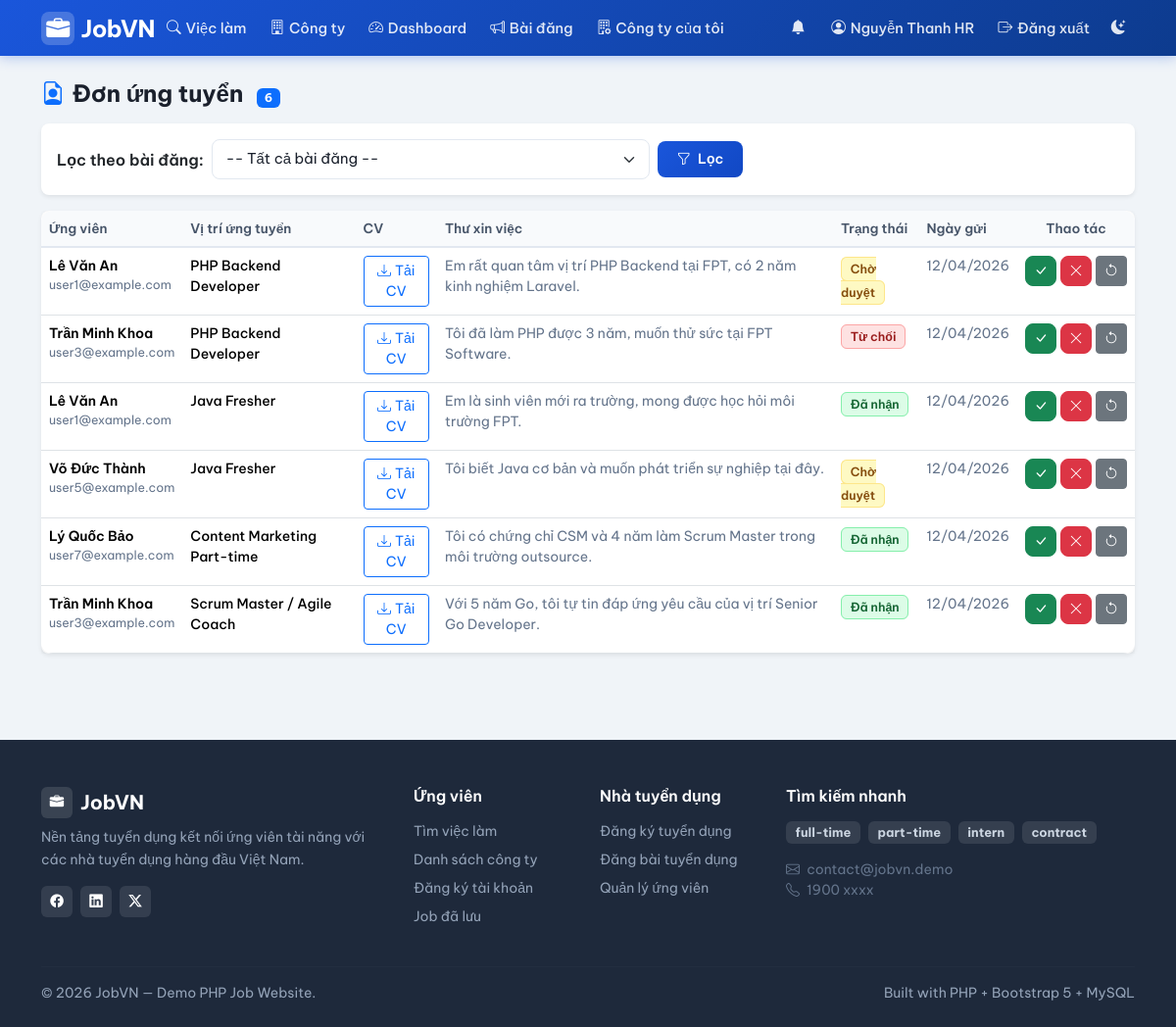
The app's page /index.php?page=employer/applications (signed in) with its own data.
### tables this page shows
CREATE TABLE users (
    id INT AUTO_INCREMENT PRIMARY KEY,
    email VARCHAR(150) NOT NULL UNIQUE,
    password VARCHAR(255) NOT NULL,              
    full_name VARCHAR(150) NOT NULL,
    role ENUM('admin','employer','user') NOT NULL DEFAULT 'user',
    phone VARCHAR(30) NULL,
    bio TEXT NULL,                                
    skills VARCHAR(500) NULL,                     
    experience_years TINYINT NULL,                
    avatar VARCHAR(255) NULL,                     
    created_at DATETIME NOT NULL DEFAULT CURRENT_TIMESTAMP
);

CREATE TABLE applications (
    id INT AUTO_INCREMENT PRIMARY KEY,
    job_id INT NOT NULL,
    user_id INT NOT NULL,
    cv_file VARCHAR(255) NOT NULL,               
    cover_letter TEXT NULL,
    status ENUM('pending','accepted','rejected') NOT NULL DEFAULT 'pending',
    created_at DATETIME NOT NULL DEFAULT CURRENT_TIMESTAMP,
    FOREIGN KEY (job_id) REFERENCES jobs(id) ON DELETE CASCADE,
    FOREIGN KEY (user_id) REFERENCES users(id) ON DELETE CASCADE
);

CREATE TABLE jobs (
    id INT AUTO_INCREMENT PRIMARY KEY,
    company_id INT NOT NULL,
    employer_id INT NOT NULL,                    
    title VARCHAR(200) NOT NULL,
    description TEXT NOT NULL,
    requirements TEXT NULL,
    location VARCHAR(200) NULL,
    salary_min INT NULL,                         
    salary_max INT NULL,                         
    job_type ENUM('full-time','part-time','intern','contract') NOT NULL DEFAULT 'full-time',
    is_active TINYINT(1) NOT NULL DEFAULT 1,
    is_hot TINYINT(1) NOT NULL DEFAULT 0,        
    views INT NOT NULL DEFAULT 0,                
    expired_at DATETIME NULL,                    
    category VARCHAR(50) NOT NULL DEFAULT 'Công nghệ thông tin',   
    tags VARCHAR(300) NULL,                      
    created_at DATETIME NOT NULL DEFAULT CURRENT_TIMESTAMP,
    FOREIGN KEY (company_id) REFERENCES companies(id) ON DELETE CASCADE,
    FOREIGN KEY (employer_id) REFERENCES users(id) ON DELETE CASCADE
);

### public/index.php (called while the page is built, shortened)
<?php
require_once __DIR__ . '/../src/db.php';
require_once __DIR__ . '/../src/helpers.php';
require_once __DIR__ . '/../src/auth.php';
$routes = [
    'home'                    => 'home.php',
    'login'                   => 'login.php',
    'register'                => 'register.php',
    'logout'                  => 'logout.php',
    'jobs'                    => 'jobs.php',
    'job_detail'              => 'job_detail.php',
    'companies'               => 'companies.php',
    'company_detail'          => 'company_detail.php',
    'download_cv'             => 'download_cv.php',
    'user/apply'              => 'user/apply.php',
    'user/my_applications'    => 'user/my_applications.php',
    'user/notifications'      => 'user/notifications.php',
    'user/profile'            => 'user/profile.php',
    'user/saved_jobs'         => 'user/saved_jobs.php',
    'user/become_employer'    => 'user/become_employer.php',
    'employer/dashboard'      => 'employer/dashboard.php',
    'employer/jobs'           => 'employer/jobs.php',
    'employer/job_form'       => 'employer/job_form.php',
    'employer/job_delete'     => 'employer/job_delete.php',
    'employer/applications'   => 'employer/applications.php',
    'employer/company'        => 'employer/company.php',
    'admin/dashboard'         => 'admin/dashboard.php',
    'admin/users'             => 'admin/users.php',
    'admin/user_delete'       => 'admin/user_delete.php',
    'admin/jobs'              => 'admin/jobs.php',
    'admin/job_delete'        => 'admin/job_delete.php',
    'admin/companies'             => 'admin/companies.php',
    'admin/applications'          => 'admin/applications.php',
    'admin/employer_requests'     => 'admin/employer_requests.php',
];
$page = $_GET['page'] ?? 'home';
$file = __DIR__ . '/../src/pages/' . $routes[$page];
require $file;

### src/helpers.php (called while the page is built, shortened)
<?php
function e($v): string
{
    return htmlspecialchars((string)$v, ENT_QUOTES, 'UTF-8');
}
function url(string $page, array $params = []): string
{
    $params = array_merge(['page' => $page], $params);
    return BASE_URL . '?' . http_build_query($params);
}

### src/db.php (called while the page is built, shortened)
<?php
function db(): PDO
{
    static $pdo = null;
    if ($pdo === null) {
        $dsn = 'mysql:host=' . DB_HOST . ';port=' . DB_PORT . ';dbname=' . DB_NAME . ';charset=utf8mb4';
        $attempts = 0;
        while (true) {
            try {
                $pdo = new PDO($dsn, DB_USER, DB_PASS, [
                    PDO::ATTR_ERRMODE              => PDO::ERRMODE_EXCEPTION,
                    PDO::ATTR_DEFAULT_FETCH_MODE   => PDO::FETCH_ASSOC,
                    PDO::ATTR_EMULATE_PREPARES     => false,
                    PDO::MYSQL_ATTR_INIT_COMMAND   => "SET NAMES utf8mb4 COLLATE utf8mb4_unicode_ci",
                ]);
                break;
            } catch (PDOException $e) {
                $attempts++;
                if ($attempts >= 10) {
                    die('Không kết nối được MySQL: ' . $e->getMessage());
                }
                sleep(1);
            }
        }
    }
    return $pdo;
}

### src/auth.php (called while the page is built, shortened)
<?php
require_once __DIR__ . '/db.php';
function current_user(): ?array
{
    static $cache = null;
    if ($cache !== null) return $cache;
    $stmt = db()->prepare('SELECT * FROM users WHERE id = ?');
    $stmt->execute([$_SESSION['user_id']]);
    $cache = $stmt->fetch() ?: null;
    return $cache;
}
function require_role(string ...$roles): array
{
    $u = current_user();
    return $u;
}

### src/pages/employer/applications.php (the view, shortened to what this page needs)
<?php
$u       = require_role('employer');
$page    = max(1, (int)($_GET['p'] ?? 1));
$perPage = 15;
$jobListStmt = db()->prepare("SELECT id, title FROM jobs WHERE employer_id = ? ORDER BY created_at DESC");
$jobListStmt->execute([$u['id']]);
$jobList = $jobListStmt->fetchAll();
$whereExtra = '';
$whereParams = [$u['id']];
$countStmt = db()->prepare("
    SELECT COUNT(*) FROM applications a
    JOIN jobs j ON j.id = a.job_id
    WHERE j.employer_id = ?$whereExtra
");
$countStmt->execute($whereParams);
$total = (int)$countStmt->fetchColumn();
$stmt = db()->prepare("
    SELECT a.*, j.title AS job_title, u.full_name AS applicant_name, u.email AS applicant_email
    FROM applications a
    JOIN jobs j ON j.id = a.job_id
    JOIN users u ON u.id = a.user_id
    WHERE j.employer_id = ?$whereExtra
    ORDER BY a.created_at DESC
    LIMIT $perPage OFFSET " . (($page - 1) * $perPage)
);
$stmt->execute($whereParams);
$apps = $stmt->fetchAll();
require __DIR__ . '/../../layout/header.php';
?>
<div class="d-flex justify-content-between align-items-center mb-3">
    <h4 class="fw-700 mb-0">
        <i class="bi bi-file-earmark-person me-2 text-primary"></i>Đơn ứng tuyển
        <span class="badge bg-primary ms-2" style="font-size:0.75rem"><?= $total ?></span>
    </h4>
</div>
<?php if ($jobList): ?>
<div class="card border-0 shadow-sm rounded-3 mb-3">
    <div class="card-body p-3">
        <form method="get" class="row g-2 align-items-center">
            <div class="col-auto">
                <label class="col-form-label small fw-600">Lọc theo bài đăng:</label>
            </div>
            <div class="col-md-5">
                <select name="job_id" class="form-select">
                    <option value="">-- Tất cả bài đăng --</option>
                </select>
            </div>
            <div class="col-auto d-flex gap-1">
                <button class="btn btn-primary btn-sm">
                    <i class="bi bi-funnel me-1"></i> Lọc
                </button>
            </div>
        </form>
    </div>
</div>
<?php endif; ?>
<?php if (!$apps): ?>
    <div class="alert alert-info"><i class="bi bi-info-circle me-2"></i>Chưa có đơn ứng tuyển nào.</div>
<?php else: ?>
<div class="card border-0 shadow-sm rounded-3">
    <div class="table-responsive">
        <table class="table table-admin mb-0">
            <thead>
            <tr>
                <th>Ứng viên</th>
                <th>Vị trí ứng tuyển</th>
                <th>CV</th>
                <th>Thư xin việc</th>
                <th>Trạng thái</th>
                <th>Ngày gửi</th>
                <th class="text-center">Thao tác</th>
            </tr>
            </thead>
            <tbody>
            <?php foreach ($apps as $a): ?>
                <?php
                $badgeCls = ['pending'=>'badge-status-pending','accepted'=>'badge-status-accepted','rejected'=>'badge-status-rejected'][$a['status']] ?? 'badge-status-pending';
                $statusLabel = ['pending'=>'Chờ duyệt','accepted'=>'Đã nhận','rejected'=>'Từ chối'][$a['status']] ?? $a['status'];
                ?>
                <tr>
                    <td>
                        <div class="fw-600 small"><?= e($a['applicant_name']) ?></div>
                        <div class="text-muted" style="font-size:0.78rem"><?= e($a['applicant_email']) ?></div>
                    </td>
                    <td class="small fw-500"><?= e($a['job_title']) ?></td>
                    <td>
                        <a href="<?= e(url('download_cv', ['id' => $a['id']])) ?>"
                           class="btn btn-sm btn-outline-primary">
                            <i class="bi bi-download me-1"></i>Tải CV
                        </a>
                    </td>
                    <td class="small text-secondary">
                        <?= e(mb_strimwidth($a['cover_letter'] ?? '', 0, 80, '...')) ?>
                    </td>
                    <td><span class="<?= $badgeCls ?>"><?= $statusLabel ?></span></td>
                    <td class="small text-muted"><?= date('d/m/Y', strtotime($a['created_at'])) ?></td>
                    <td>
                        <form method="post" class="d-flex gap-1 justify-content-center">
                            <button name="action" value="accepted" class="btn btn-sm btn-success"
                                    title="Nhận đơn">
                                <i class="bi bi-check-lg"></i>
                            </button>
                            <button name="action" value="rejected" class="btn btn-sm btn-danger"
                                    title="Từ chối">
                                <i class="bi bi-x-lg"></i>
                            </button>
                            <button name="action" value="pending" class="btn btn-sm btn-secondary"
                                    title="Đặt lại chờ duyệt">
                                <i class="bi bi-arrow-counterclockwise"></i>
                            </button>
                        </form>
                    </td>
                </tr>
            <?php endforeach; ?>
            </tbody>
        </table>
    </div>
</div>
<?php endif; ?>
<?php require __DIR__ . '/../../layout/footer.php';

### src/layout/header.php (shortened to what this page needs)
<?php
$u = current_user();
$currentPage = $_GET['page'] ?? 'home';
?>
<!doctype html>
<html lang="vi">
<head>
    <link href="https://cdn.jsdelivr.net/npm/bootstrap@5.3.2/dist/css/bootstrap.min.css" rel="stylesheet">
    <link href="https://cdn.jsdelivr.net/npm/bootstrap-icons@1.11.3/font/bootstrap-icons.min.css" rel="stylesheet">
</head>
<body>
<nav class="navbar navbar-expand-lg navbar-main">
    <div class="container">
        <a class="navbar-brand-logo text-decoration-none" href="<?= e(url('home')) ?>">
            <div class="logo-icon"><i class="bi bi-briefcase-fill text-white"></i></div>
            JobVN
        </a>
        <div class="collapse navbar-collapse" id="mainNav">
            <ul class="navbar-nav me-auto">
                <li class="nav-item">
                    <a class="nav-link <?= in_array($currentPage, ['jobs','job_detail']) ? 'active' : '' ?>"
                       href="<?= e(url('jobs')) ?>">
                        <i class="bi bi-search"></i> Việc làm
                    </a>
                </li>
                <li class="nav-item">
                    <a class="nav-link <?= $currentPage === 'companies' ? 'active' : '' ?>"
                       href="<?= e(url('companies')) ?>">
                        <i class="bi bi-building"></i> Công ty
                    </a>
                </li>
                <?php if ($u && $u['role'] === 'employer'): ?>
                    <li class="nav-item">
                        <a class="nav-link <?= $currentPage === 'employer/dashboard' ? 'active' : '' ?>"
                           href="<?= e(url('employer/dashboard')) ?>">
                            <i class="bi bi-speedometer2"></i> Dashboard
                        </a>
                    </li>
                    <li class="nav-item">
                        <a class="nav-link <?= in_array($currentPage, ['employer/jobs','employer/job_form']) ? 'active' : '' ?>"
                           href="<?= e(url('employer/jobs')) ?>">
                            <i class="bi bi-megaphone"></i> Bài đăng
                        </a>
                    </li>
                    <li class="nav-item">
                        <a class="nav-link <?= $currentPage === 'employer/company' ? 'active' : '' ?>"
                           href="<?= e(url('employer/company')) ?>">
                            <i class="bi bi-building-gear"></i> Công ty của tôi
                        </a>
                    </li>
                <?php endif; ?>
            </ul>
            <ul class="navbar-nav align-items-lg-center">
                <?php if ($u): ?>
                    <li class="nav-item">
                        <a class="nav-link <?= $currentPage === 'user/notifications' ? 'active' : '' ?>"
                           href="<?= e(url('user/notifications')) ?>"
                           title="Thông báo"
                           style="position:relative;padding-right:0.9rem !important">
                            <i class="bi bi-bell-fill"></i>
                        </a>
                    </li>
                    <li class="nav-item">
                        <a class="nav-link <?= in_array($currentPage, ['user/profile']) ? 'active' : '' ?>"
                           href="<?= e(url('user/profile')) ?>">
                            <?php if (!empty($u['avatar'])): ?>
                                <img src="/uploads/avatars/<?= e($u['avatar']) ?>"
                                     style="width:28px;height:28px;border-radius:50%;object-fit:cover;border:2px solid rgba(255,255,255,0.4);vertical-align:middle">
                            <?php else: ?>
                                <i class="bi bi-person-circle"></i>
                            <?php endif; ?>
                            <span class="d-none d-lg-inline"><?= e($u['full_name']) ?></span>
                        </a>
                    </li>
                    <li class="nav-item">
                        <a class="nav-link" href="<?= e(url('logout')) ?>">
                            <i class="bi bi-box-arrow-right"></i> Đăng xuất
                        </a>
                    </li>
                <?php endif; ?>
                <li class="nav-item">
                    <button id="theme-toggle" class="nav-link btn btn-link border-0" title="Chuyển dark/light mode"
                            style="background:none;padding:0.5rem 0.6rem !important">
                        <i id="theme-icon" class="bi bi-moon-stars-fill"></i>
                    </button>
                </li>
            </ul>
        </div>
    </div>
</nav>
<main class="container py-4">

### records on screen
users: full_name "Nguyễn Thanh HR"
applications: user.full_name "Lê Văn An", user.email "user1@example.com", job.title "PHP Backend Developer", cover_letter "Em rất quan tâm vị trí PHP Backend tại FPT, có 2 năm kinh nghiệm Laravel.", status "Chờ duyệt", created_at "12/04/2026"
applications: user.full_name "Trần Minh Khoa", user.email "user3@example.com", job.title "PHP Backend Developer", cover_letter "Tôi đã làm PHP được 3 năm, muốn thử sức tại FPT Software.", status "Từ chối", created_at "12/04/2026"
applications: user.full_name "Lê Văn An", user.email "user1@example.com", job.title "Java Fresher", cover_letter "Em là sinh viên mới ra trường, mong được học hỏi môi trường FPT.", status "Đã nhận", created_at "12/04/2026"
applications: user.full_name "Võ Đức Thành", user.email "user5@example.com", job.title "Java Fresher", cover_letter "Tôi biết Java cơ bản và muốn phát triển sự nghiệp tại đây.", status "Chờ duyệt", created_at "12/04/2026"
applications: user.full_name "Lý Quốc Bảo", user.email "user7@example.com", job.title "Content Marketing Part-time", cover_letter "Tôi có chứng chỉ CSM và 4 năm làm Scrum Master trong môi trường outsource.", status "Đã nhận", created_at "12/04/2026"
applications: user.full_name "Trần Minh Khoa", user.email "user3@example.com", job.title "Scrum Master / Agile Coach", cover_letter "Với 5 năm Go, tôi tự tin đáp ứng yêu cầu của vị trí Senior Go Developer.", status "Đã nhận", created_at "12/04/2026"

### other values on screen
$total "6"
$t "full-time"
$t "part-time"
$t "intern"
$t "contract"
